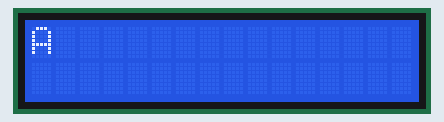
Recording of a sketch running on a simulated Arduino Uno, built with avr-gcc and run on an emulated ATmega328P. Shown: 16×2 character LCD.

Above: at 0.11 s.
At 0.66 s:
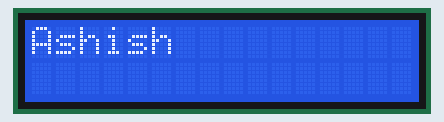
At 1.11 s:
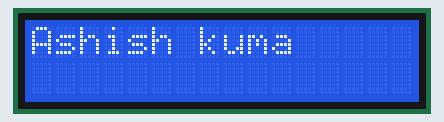
At 1.71 s:
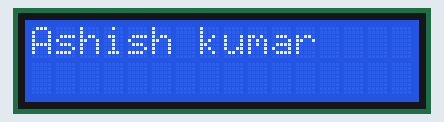
At 3.01 s:
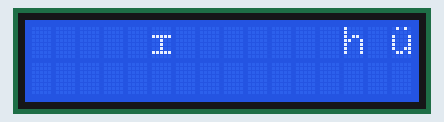
At 39.87 s:
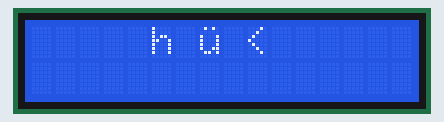

The sketch:

LCD.ino
```cpp
#include<LiquidCrystal.h>
char message[]={"Ashish kumar"};
LiquidCrystal lcd(12, 11, 5, 4,3,2);
void setup() {
  // put your setup code here, to run once:
  lcd.begin (16, 2);

}

void loop() {
  // put your main code here, to run repeatedly:
  lcd.setCursor (0, 0);
  for(int i=0; i<=30; i++)
  {
    lcd.print(message[i]);
    delay(100);
    if(i>16)
    {
      lcd.autoscroll();
    }
  }

}
```
